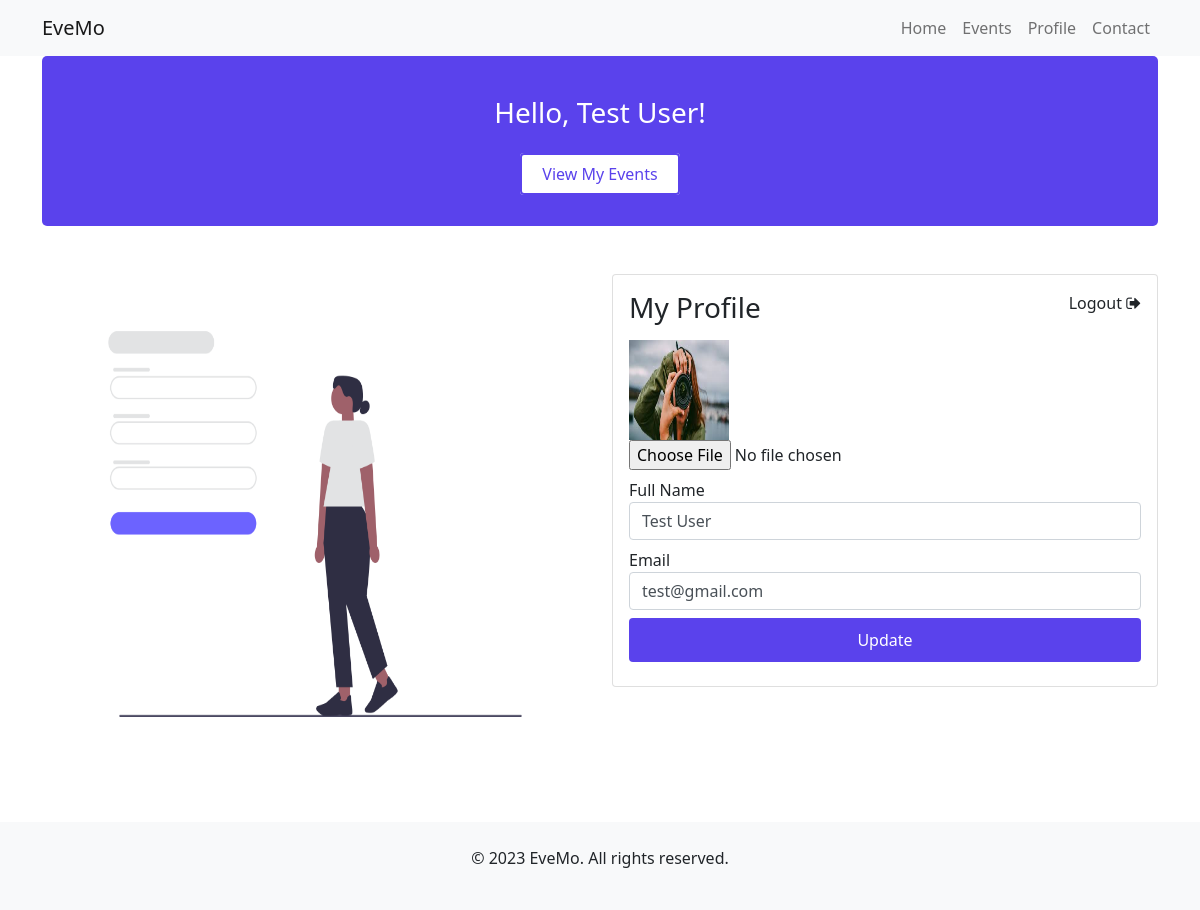
The page /users/profile/ (signed in) on the database its author committed.
### users/models.py (models this page shows)
class User(AbstractUser):
    username = None
    full_name = models.CharField(max_length=150, blank=False)
    email = models.EmailField(max_length=250, unique=True)
    phone_number = models.CharField(max_length=10, blank=True, null=True)
    photo = models.ImageField(upload_to="photos/", blank=True, null=True)
    USERNAME_FIELD = 'email'
    REQUIRED_FIELDS = ['full_name',]
    objects = UserManager()

### users/views.py (the view, shortened to what this page needs)
# urls.py: path('users/profile/',profile_view,name='profile'),
@login_required(login_url='login')
def profile_view(request):
    user = request.user
    context = {'user':user}
    return render(request,'users/profile.html',context=context)

### templates/users/profile.html (shortened to what this page needs)
{% extends 'base.html' %}
{% load static %}
{% block content %}
<div class="container">
    <div class="banner">
        <h3>Hello, {{request.user.full_name}}!</h3>
        <br>
        <a href="{% url 'my-events' %}" class="white-btn">View My Events</a>
      </div>
  </div>
<div class="container box-lg">
    <div class="row">
        <div class="col-md-6">
            <img src="{% static 'signup.png' %}" alt="" height="500px" width="100%">
        </div>
        <div class="col-md-6">
            <div class="card" style="padding: 1em;">
               <form action="{% url 'profile' %}" method="post" enctype="multipart/form-data">
                <div class="d-flex justify-content-between">
                    <h3>My Profile</h3>
                    <a href="{% url 'logout' %}">Logout <i class="fa fa-sign-out"></i></a>
                </div>
                <div class="input-box">
                    {%if user.photo%}
                    <img src="{{user.photo.url}}" alt="" srcset="" width="100" height="100">
                    {%endif%}
                    <br>
                    <input type="file" name="photo" id="" accept="img/*">
                </div>
                <div class="input-box">
                    <label for="">Full Name</label>
                <input type="text" value="{{user.full_name}}" class="form-input" placeholder="Full Name" name="full_name" required>
                </div>
                <div class="input-box">
                    <label for="">Email</label>
                <input type="email" value="{{user.email}}" class="form-input" placeholder="Email" name="email" required>
                </div>
                <div class="input-box">
                    <button type="submit" class="primary" style="width: 100%;">Update</button>
                </div>
               </form>
            </div>
        </div>
    </div>
  </div>
{% endblock content %}

### staticfiles/style.css (style rules this page uses)
.primary { background-color: #5a42ec; color: white; padding: 10px 20px; border: none; border-radius: 4px; }
.card a { text-decoration: none; color: inherit; }
.box-lg { margin: 3em auto; }
.banner { background-color: #5a42ec; color: white; text-align: center; padding: 40px 20px; border-radius: 5px; }
.white-btn { background-color: white; color: #5a42ec; padding: 8px 20px; border: 2px solid #5a42ec; border-radius: 4px; text-decoration: none; transition: background-color 0.3s ease, color 0.3s ease; }
.form-input { display: block; width: 100%; height: calc(1.5em + 0.75rem + 2px); padding: 0.375rem 0.75rem; font-size: 1rem; font-weight: 400; line-height: 1.5; color: #495057; background-color: #fff; background-clip: padding-box; border: 1px solid #ced4da; border-radius: 0.25rem; transition: border-color 0.15s ease-in-out, box-shadow 0.15s ease-in-out; }
.form-input::placeholder { color: #6c757d; opacity: 1; }
.input-box { margin: 0.5em 0; }

### rows shown on the page
User: user.full_name "Test User", photo (picture), full_name "Test User", email "test@gmail.com"
